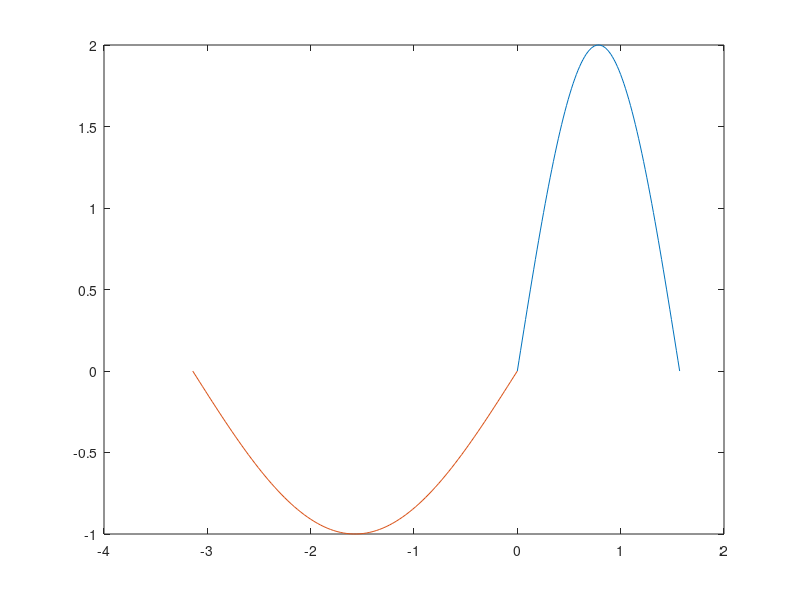

Write MATLAB code to recreate this figure.
% test wavenumber: 2/k = 1/ku + 1/kd

close all; clear

kd = 1;
ku = 2*kd;

wd = 1;
wu = wd*ku/kd;

xu = linspace(0,pi/ku,100);
xd = linspace(-pi/kd,0,100);

wuu = wu*sin(ku*xu);
wdd = wd*sin(kd*xd);

xx = [xd,xu(2:end)];
ww = [wdd,wuu(2:end)];

wuu_dd = -ku^2*wuu;
wdd_dd = -kd^2*wdd;
ww_dd = [wdd_dd,wuu_dd(2:end)];

figure
plot(xu,wu*sin(ku*xu)); hold on; 
plot(xd,wd*sin(kd*xd));

k = sqrt(mean(abs(ww_dd))/mean(abs(ww)))
k_up = sqrt(mean(abs(ww_dd(ww>0)))/mean(abs(ww(ww>0))))
k_down = sqrt(mean(abs(ww_dd(ww<0)))/mean(abs(ww(ww<0))))


x = linspace(0,2*pi,100);
f = sin(x)-0.8;
